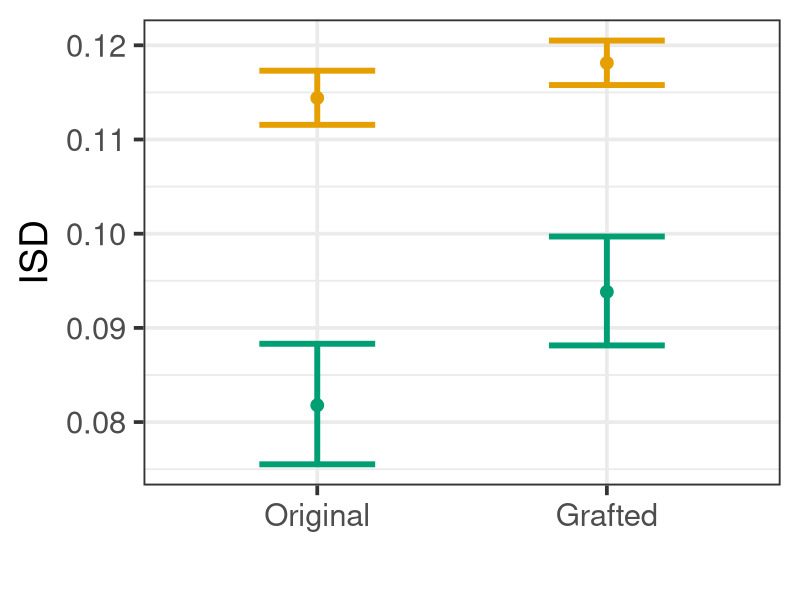
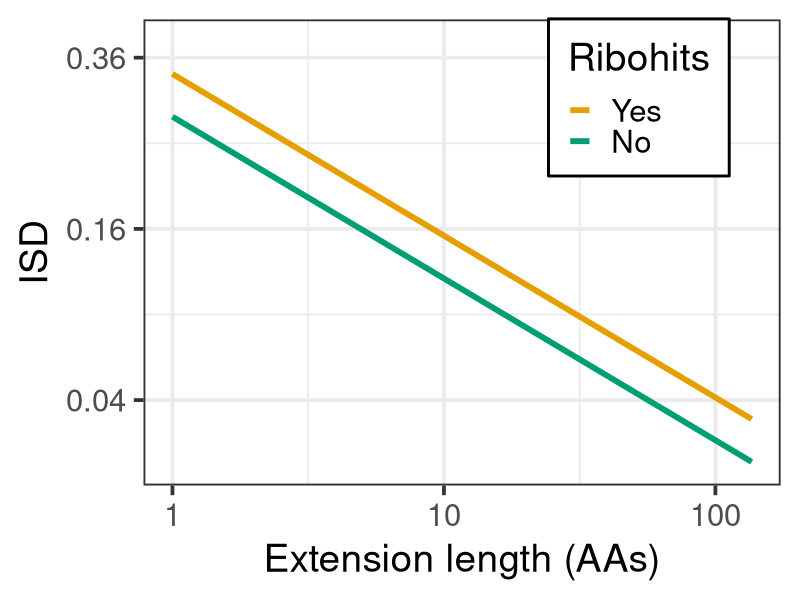
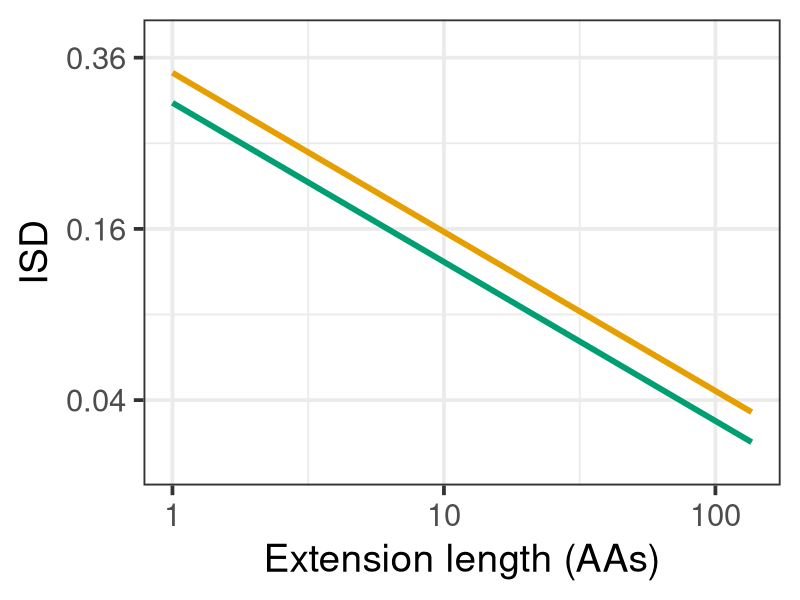

Write the R code that produced these figures, in order.
# Figure 3 code.

# Load ribohits data.
ribohits.data <- read.table("Data/ribohits_data_tai_8-12-19.tsv", header = T, sep = "\t", stringsAsFactors = F)

# Load packages.
library(tidyverse)
library(Hmisc)

# Turning ribohits into a factor.
ribohits.data$Ribohits.factor <- ifelse(ribohits.data$Ribohits.Binary == 1, "Yes", "No")
ribohits.data$Ribohits.factor <- factor(ribohits.data$Ribohits.factor, levels = c("Yes", "No"))

# Transforming ISD in frame.
ribohits.data$ISD.0.sqrt <- sqrt(ribohits.data$ISD.0.iupred2)

# Gather into ISD groups.
ribo.isd <-
  ribohits.data[ribohits.data$Fragile == 0,] %>%
  gather("ISD.0.sqrt", "ISD.grafted.sqrt", key = "Grafting", value = "ISD")

isd.data.weighted <- dplyr::group_by(ribo.isd, Grafting, Ribohits.factor) %>%
  dplyr::summarise(ISD.mean = wtd.mean(ISD, weights = Length.0, na.rm = T),
            ISD.sd = sqrt(wtd.var(ISD, weights = Length.0, na.rm = T)),
            ISD.N = length(ISD[!is.na(ISD)]),
            ISD.se = ISD.sd / sqrt(ISD.N))
isd.data.weighted$Grafting <- c("Original", "Original", "Grafted", "Grafted")
isd.data.weighted$Grafting <- factor(isd.data.weighted$Grafting, levels = c("Original", "Grafted"))
names(isd.data.weighted)[2] <- "Ribohits"

# Making figure 3 part A.
cbPalette <- c("#000000", "#E69F00", "#56B4E9", "#009E73", "#F0E442", "#0072B2", "#D55E00", "#CC79A7")
png(filename = "Scripts/Figures/ISD_0_g_weighted_7-25-19.png", width = 400, height = 400)
ggplot(data = isd.data.weighted,
       aes(x = Grafting,
           y = ISD.mean ^ 2,
           color = Ribohits)
) +
  geom_point(size = 4) +
  geom_errorbar(aes(ymin = (ISD.mean - ISD.se)^2, ymax = (ISD.mean + ISD.se)^2), width = 0.4, size = 2) +
  xlab("") +
  ylab("ISD") +
  #scale_y_continuous(limits = c(0.075, 0.205)) +
  scale_color_manual(values = cbPalette[c(2,4)]) +
  theme_bw(base_size = 28) +
  theme(legend.position = "none")
dev.off()

# Making figure 3 part B.
names(ribohits.data)[17] <- "Ribohits"
isd.0.lm <- lm(data = ribohits.data[ribohits.data$Fragile == 0,],
               formula = ISD.0.sqrt ~ Ribohits.Binary + log(Length.0),
               weights = Length.0)
isd.g.lm <- lm(data = ribohits.data[ribohits.data$Fragile == 0,],
               formula = ISD.grafted.sqrt ~ Ribohits.Binary + log(Length.0),
               weights = Length.0)

png(filename = "Scripts/Figures/ISD0_Length0_ribo_7-25-19.png", height = 400, width = 400)
ggplot(data = ribohits.data[ribohits.data$Fragile == 0,],
       aes(x = log(Length.0),
           y = sqrt(ISD.0.iupred2),
           color = Ribohits)) +
  stat_function(fun = function(x)0.53108-0.08208*x, geom = "line", aes(color = "No"), size = 2) +
  stat_function(fun = function(x)0.53108-0.08208*x+0.04996, geom = "line", aes(color = "Yes"), size = 2) +
  xlab("Extension length (AAs)") +
  ylab("ISD") +
  scale_x_continuous(breaks = log(c(1, 10, 100)),
                     labels = c(1, 10, 100)) +
  scale_y_continuous(breaks = sqrt(c(0.04, 0.16, 0.36)),
                     labels = c(0.04, 0.16, 0.36),
                     limits = c(0.125, 0.62)) +
  theme_bw(base_size = 28) +
  scale_color_manual(limits = c("Yes", "No"), values = cbPalette[c(2,4)]) +
  theme(legend.position = c(0.7775, 0.8325),
        legend.background = element_rect(fill = "white", size = 1, linetype = "solid", color = "black"))
dev.off()

png(filename = "Scripts/Figures/ISDg_Length0_ribo_7-25-19.png", height = 400, width = 400)
ggplot(data = ribohits.data[ribohits.data$Fragile == 0,],
       aes(x = log(Length.0),
           y = ISD.grafted.sqrt,
           color = Ribohits)) +
  stat_function(fun = function(x)0.547272-0.080698*x, geom = "line", aes(color = "No"), size = 2) +
  stat_function(fun = function(x)0.547272-0.080698*x+0.035126, geom = "line", aes(color = "Yes"), size = 2) +
  xlab("Extension length (AAs)") +
  ylab("ISD") +
  scale_x_continuous(breaks = log(c(1, 10, 100)),
                     labels = c(1, 10, 100)) +
  scale_y_continuous(breaks = sqrt(c(0.04, 0.16, 0.36)),
                     labels = c(0.04, 0.16, 0.36),
                     limits = c(0.125, 0.62)) +
  theme_bw(base_size = 28) +
  scale_color_manual(limits = c("Yes", "No"), values = cbPalette[c(2,4)]) +
  theme(legend.position = "none")
dev.off()
